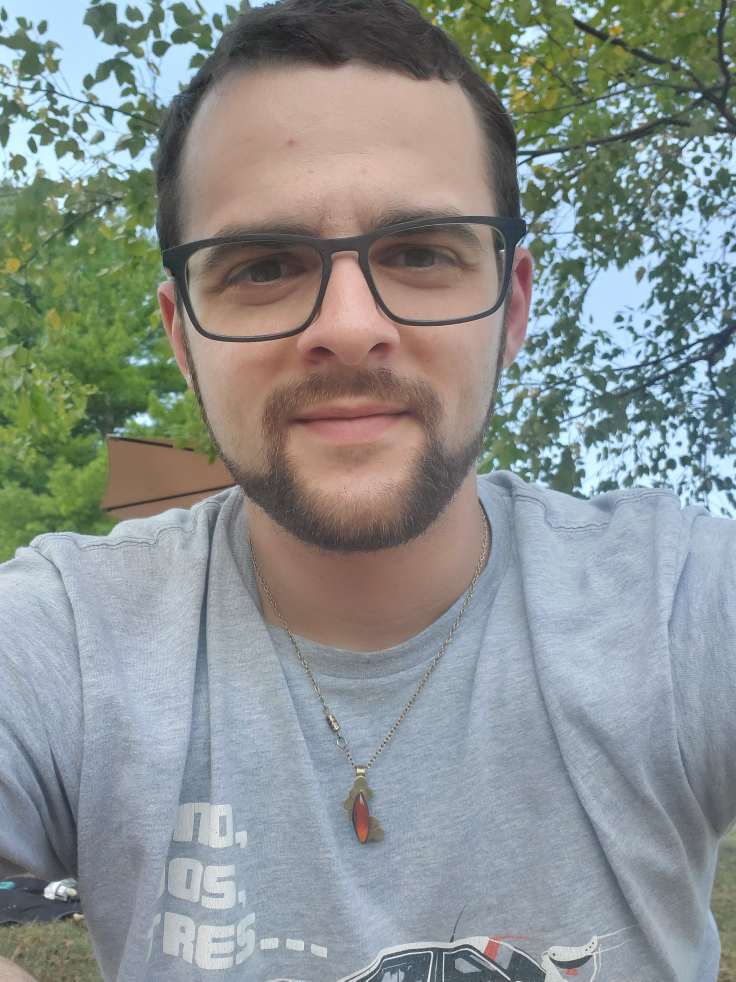
#> input picture Fall_2023/Project1/Part2/Project 1 Part 2 Download Sep 29, 2023 943 AM/276712-1939611 - Alexander Peraza - Sep 24, 2023 1008 PM/Alex_Face.jpg, 2208 x 2944 px, found by its file name (shown at 1/3 size)
$ jupyter execute Alex_Peraza_project1_Part2.ipynb
#> lines starting #> are read from the running program, lines starting #| are printed output that depends on the picture; after the words box and inside, x2 and y2 are one past the last pixel; in counts of white or black regions, pixels touching at a corner belong together
[cell 1]
#Import Libraries
import cv2
import numpy as np
from numpy import interp
import matplotlib.pyplot as plt

#Define gamma correction function
def gamma_correction(img, gamma):
    # Normalize the image to [0, 1], apply gamma correction, and then scale back to [0, 255]
    corrected = 255.0 * (img / 255.0) ** gamma
    # Return the corrected image
    return np.uint8(corrected)

#Import the image and convert to rgb
img = cv2.imread('Graphics/Alex_Face.jpg', 1)
#> img is the input picture: shape (2944, 2208, 3); mean B, G, R 143.2, 144.8, 138.7
img = cv2.cvtColor(img, cv2.COLOR_BGR2RGB)

#Create a Histogram of original image
hist1 = cv2.calcHist([img],[0],None,[256],[0,255])
#> hist1 = 256 values, max 71894 at index 148, min 0 at index 0, mean 25391.9

#Apply gamma correction
gamma = 1.5
corrected_img = gamma_correction(img, gamma)
#> in gamma_correction, `corrected = 255.0 * (img / 255.0) ** gamma`:
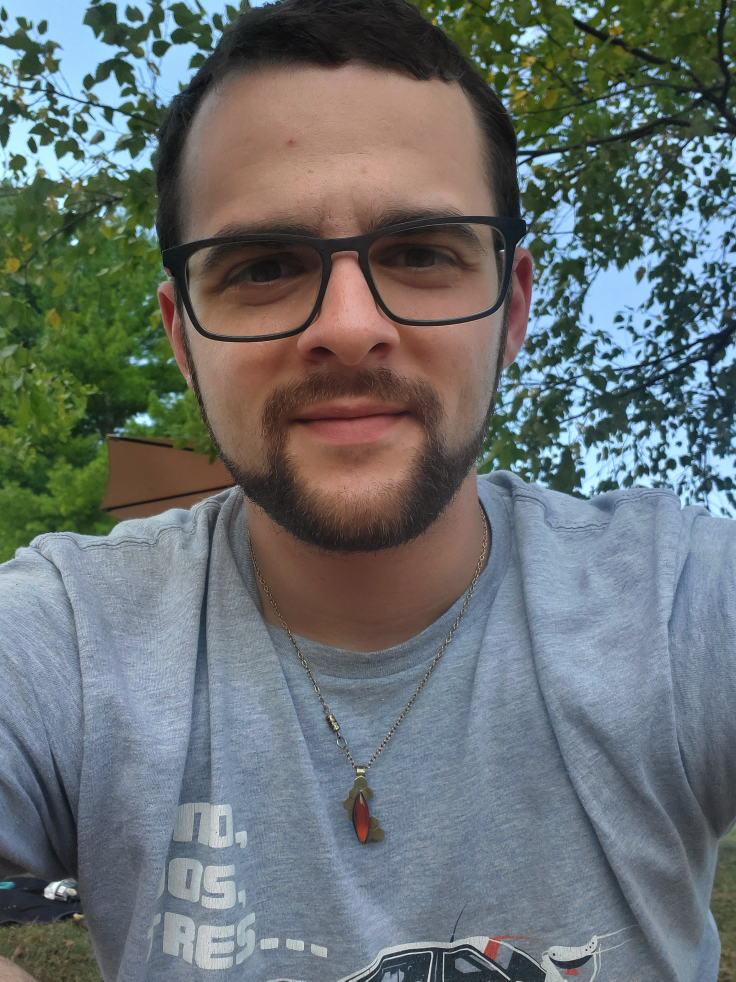
#> corrected: shape (2944, 2208, 3) float64 (shown at 1/3 size); mean R, G, B 105.7, 112.5, 113.4
#> in gamma_correction, `return np.uint8(corrected)`:
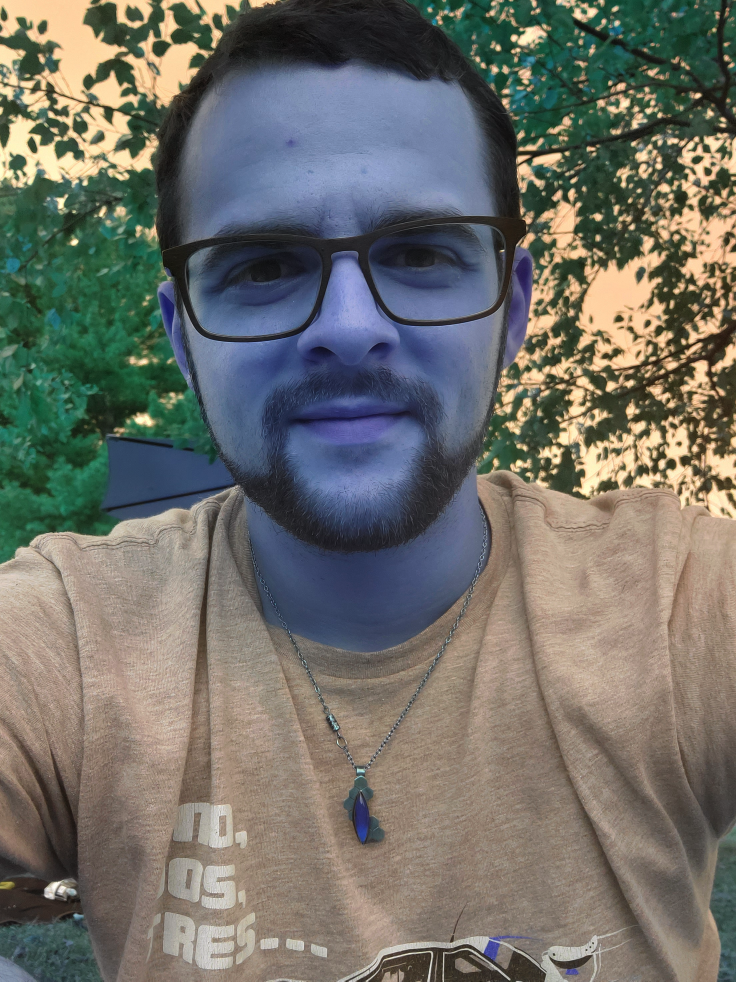
#> returned value: shape (2944, 2208, 3) (shown at 1/3 size); mean of channels 0, 1, 2 105.2, 112.1, 112.9; drawn as B, G, R

#Create a Histogram of the gamma corrected image
hist2 = cv2.calcHist([corrected_img],[0],None,[256],[0,255])
#> hist2 = 256 values, max 71894 at index 112, min 0 at index 95, mean 25391.9

#Plot original and adjusted images side-by-side
plt.figure(figsize=(10,10))

plt.subplot(2, 2, 1)
plt.imshow(img, cmap="gray")
plt.title('Original Image')

plt.subplot(2, 2, 2)
plt.plot(hist1)
plt.xlim([0,255])
plt.title('OG Histogram')

plt.subplot(2, 2, 3)
plt.imshow(corrected_img, cmap="gray", vmin=0, vmax=255)
plt.title('Adjusted Image')

plt.subplot(2, 2, 4)
plt.plot(hist2)
plt.xlim([0,255])
plt.title('Adjusted Histogram')

plt.tight_layout()
plt.show()
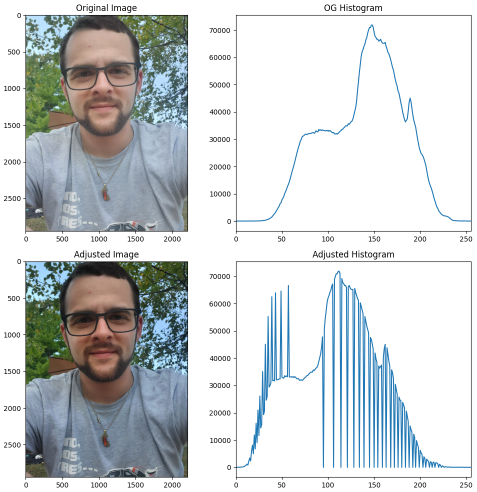
#> figure drawn by matplotlib, 4 panels; panel 2: curve peaks at x = 148, y = 71894; panel 4: curve peaks at x = 112, y = 71894

[cell 2]
#Create a mask of my face
img_masked = corrected_img[100:1650, 500:1550]
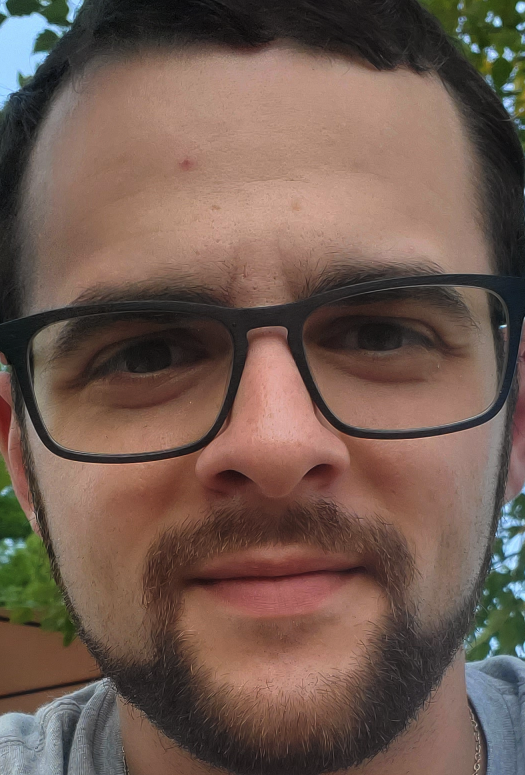
#> img_masked: shape (1550, 1050, 3) (shown at 1/2 size); mean R, G, B 112.8, 90.7, 80.5
plt.imshow(img_masked)

[cell 3]
#Convert masked image to HSV
img_masked = cv2.cvtColor(corrected_img, cv2.COLOR_RGB2HSV)
#> img_masked: shape (2944, 2208, 3); mean H, S, V 73, 74.6, 129

# Hue
hist = cv2.calcHist([img_masked],[0],None,[256],[0,255])
#> hist = 256 values, max 593079 at index 105, min 0 at index 151, mean 25392
# Add histogram to the plot.
plt.plot(hist, color='red')
# Limit the plot range on the x-axis to 256 values.
plt.xlim([0,255])

# Saturation
hist = cv2.calcHist([img_masked],[1],None,[256],[0,255])
#> hist = 256 values, max 119875 at index 59, min 0 at index 1, mean 25392
# Add histogram to the plot.
plt.plot(hist, color='green')
# Limit the plot range on the x-axis to 256 values.
plt.xlim([0,255])

# Value
hist = cv2.calcHist([img_masked],[2],None,[256],[0,255])
#> hist = 256 values, max 68860 at index 144, min 0 at index 95, mean 24802.8
# Add histogram to the plot.
plt.plot(hist, color='blue')
# Limit the plot range on the x-axis to 256 values.
plt.xlim([0,255])

# Add a legend
plt.legend(('hue','saturation','value'), loc = 'upper left')

# Plot a histogram.
plt.show()
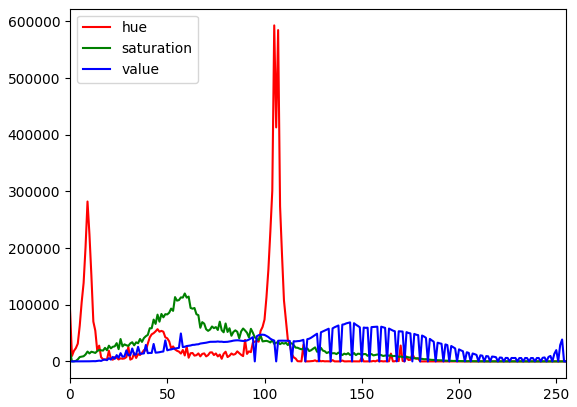
#> figure drawn by matplotlib, 1 panel; curve peaks at x = 105, y = 593079; curve peaks at x = 59, y = 119875; curve peaks at x = 144, y = 68860

[cell 4]
#Convert the original gamma corrected image to HSV
img_hsv = cv2.cvtColor(corrected_img, cv2.COLOR_BGR2HSV)
#> img_hsv: shape (2944, 2208, 3); mean H, S, V 49.8, 74.6, 129

#define lower and upper bounds based on histogram
lower_bound = np.array([90, 0, 40], np.uint8)
upper_bound = np.array([150,150, 220], np.uint8)
#masking the image using inRange() function
mask = cv2.inRange(img_hsv, lower_bound, upper_bound)# Let's add our mask to our image.
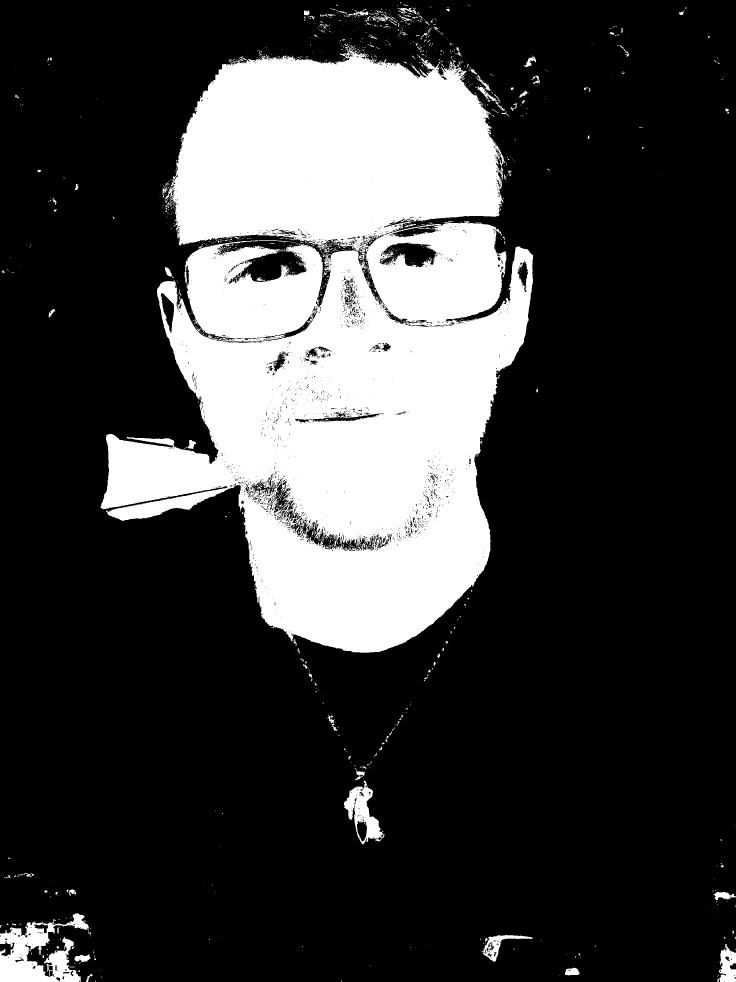
#> mask: shape (2944, 2208) (shown at 1/3 size); 23.5% white; 2213 white regions (2007 under 20 px), largest, box (x1, y1, x2, y2) and area: (301, 148, 1599, 1958) 1461515, (0, 2740, 273, 2944) 26707, (1031, 2342, 1153, 2534) 9165
#Uncomment to show mask
#plt.imshow(mask, cmap="gray")

#Apply the mask by comparing pixels from mask to image
img_masked = cv2.bitwise_and(corrected_img, corrected_img, mask=mask)
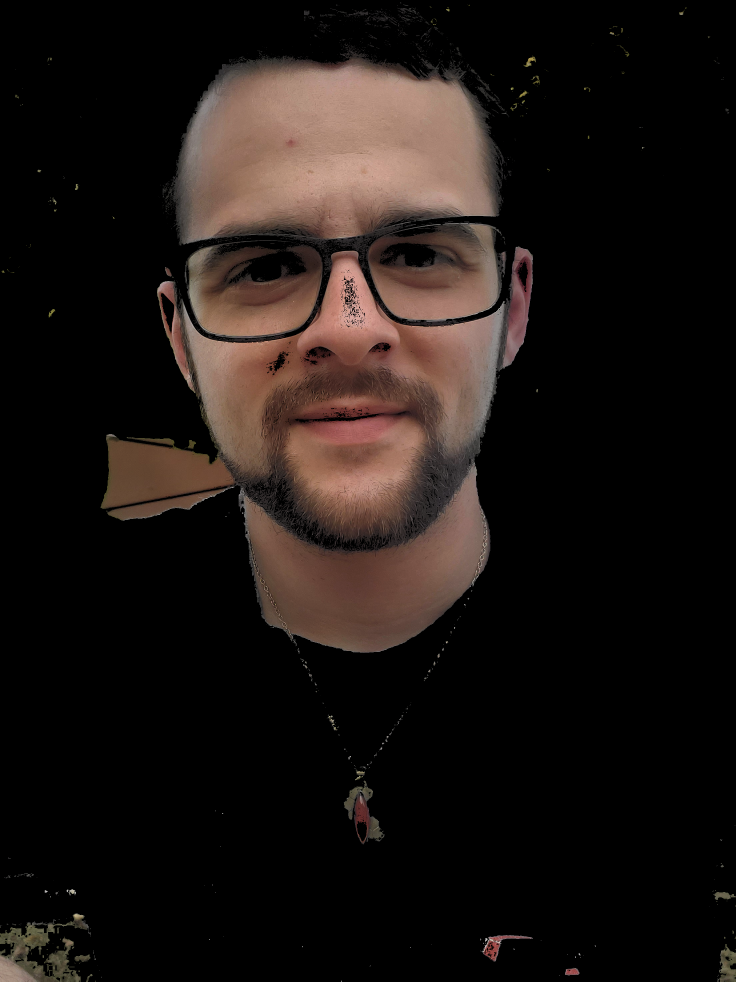
#> img_masked: shape (2944, 2208, 3) (shown at 1/3 size); mean R, G, B 29, 22, 19.1

# Plot the masked image.
plt.imshow(img_masked)
